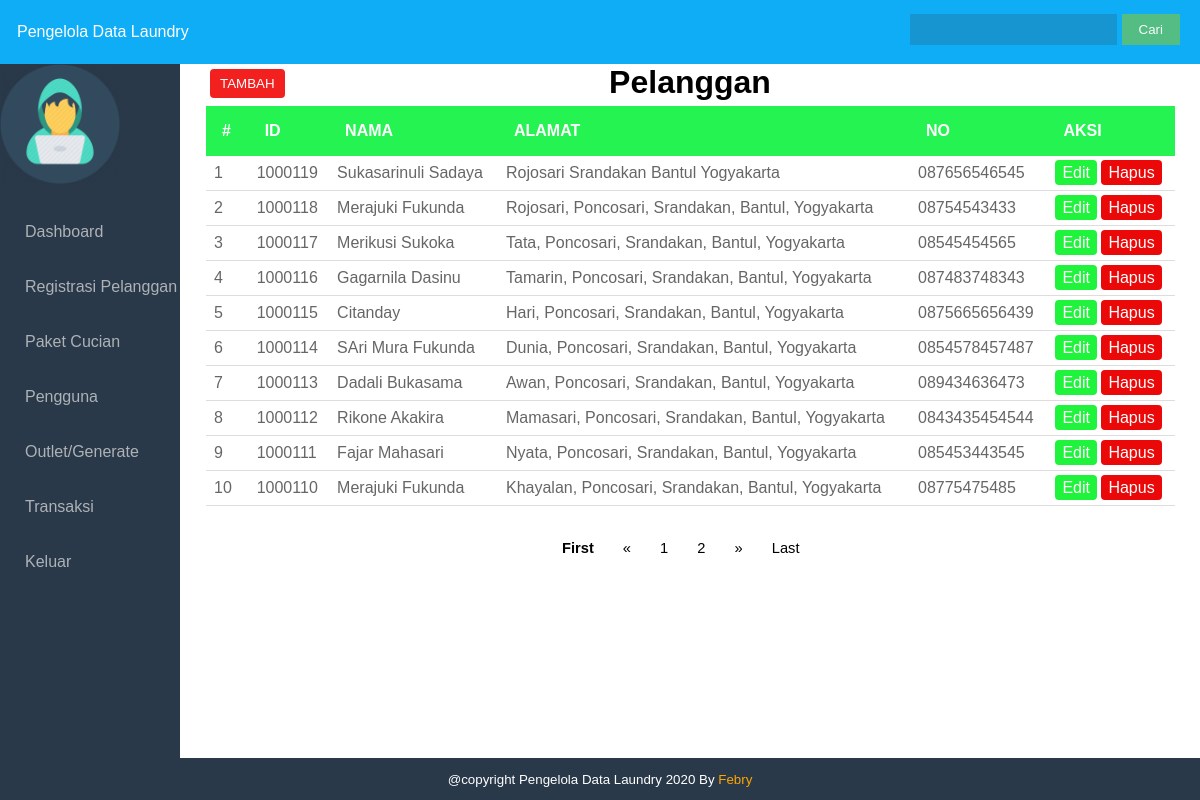
Page /laundry/admin/pelanggan.php?id_pelanggan=1000114 (signed in) on the earlier database version.
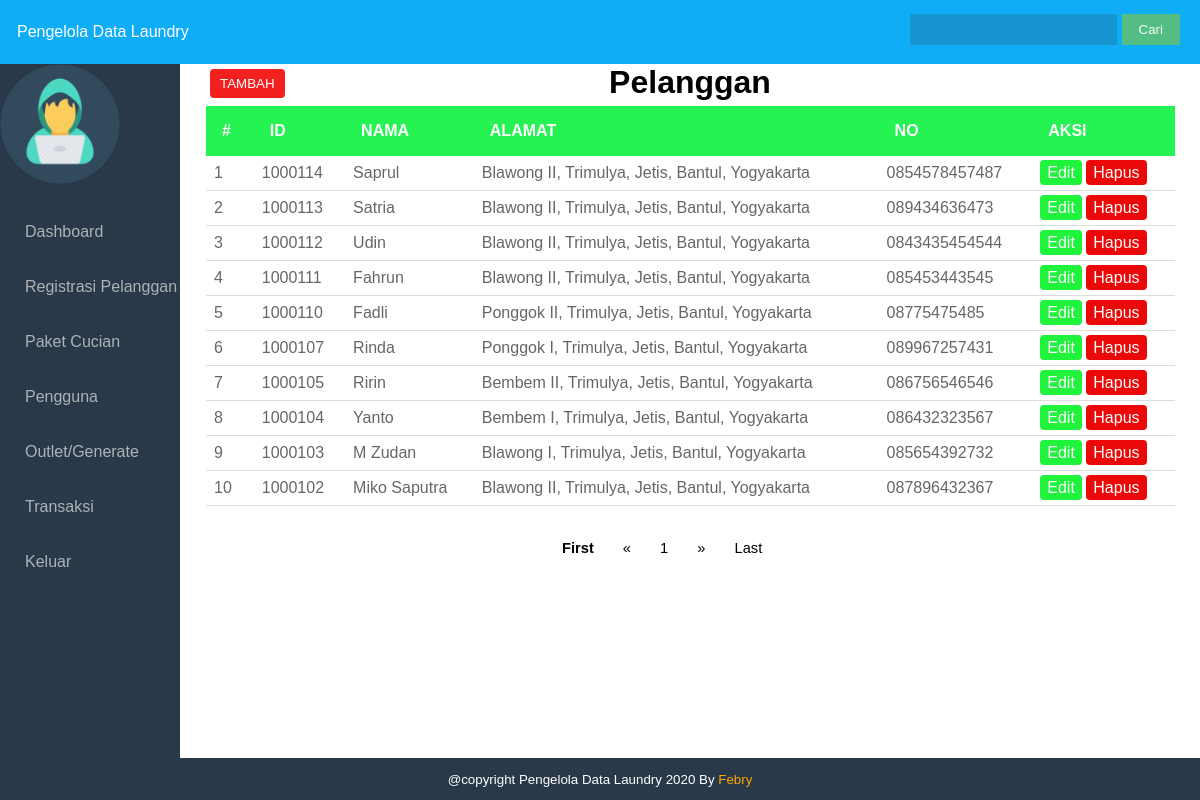
Same page on the later database version.
### tables this page shows
CREATE TABLE `pelanggan` (
  `id_pelanggan` int(11) NOT NULL,
  `nama` varchar(30) NOT NULL,
  `alamat` varchar(60) NOT NULL,
  `tlpn` varchar(15) NOT NULL
);

### laundry/admin/pelanggan.php (the view, shortened to what this page needs)
<?php
    include 'security.php';
?>
<!DOCTYPE html>
<html>
<head>
    <link rel="stylesheet" type="text/css" href="style.css">
</head>
<body>
    <div class="wrapper">
        <div class="header">
            <?php include 'header.php'; ?>
        </div>
        <div class="badan">
            <div class="sidebar">
                <?php include 'sidebar.php'; ?>
            </div>
        <div class="content">
        <h1>Pelanggan</h1>
        <a href="#tambah" style="margin-left: 30px"><button class="btn-tambah">TAMBAH</button></a>
        <table class="table-line">
                <thead>
                    <tr>
                        <th>#</th>
                        <th>id</th>
                        <th>Nama</th>
                        <th>Alamat</th>
                        <th>NO</th>
                        <th>Aksi</th>
                    </tr>
                </thead>
                <tbody>
                <?php
                    $page = (isset($_GET['page']))? $_GET['page'] : 1;
                    $limit = 10;
                  $limit_start = ($page - 1) * $limit;
                    $no = $limit_start + 1;
                    $cari = $_POST['cari'];
                    if($cari != ''){
                        $result  = mysqli_query($koneksi, "SELECT * FROM pelanggan WHERE id_pelanggan LIKE '%$cari%' OR nama  LIKE '%$cari%'OR alamat LIKE '%$cari%' OR tlpn LIKE '%$cari%' LIMIT ".$limit_start.",".$limit." ");
                        }
                    else{
                        $result = mysqli_query($koneksi,"SELECT * FROM pelanggan ORDER BY pelanggan.id_pelanggan DESC LIMIT  ".$limit_start.",".$limit." ");
                        }
                    if(mysqli_num_rows($result)){
                    while($isi = mysqli_fetch_array($result) ){
                        ?>
                        <tr>
                            <td><?= $no++?></td>
                            <td><?= $isi['id_pelanggan']; ?></td>
                            <td><?= $isi['nama']; ?></td>
                            <td><?= $isi['alamat']; ?></td>
                            <td><?= $isi['tlpn']; ?></td>
                            <td>
                                <a href="pelanggan.php?id_pelanggan=<?php echo $isi['id_pelanggan']; ?>#edit"  value="id_pelanggan=<?= $isi['id_pelanggan']?>" class="btn-edit" >Edit</a>
                                <a role="button" href="pelanggan.php?id_pelanggan=<?php echo $isi['id_pelanggan']; ?>&act=delete" class="btn-hapus">Hapus</a>
                            </td>
                        </tr>
                    <?php }
                    }
                    else{
                        echo "<tr><td colspan='6'><p style='text-align: center'>Data Tidak Ditemukan</p></td></tr>";
                        }
                        ?>
                    </tbody>
                </table>
        <nav class="nav-button">
        <ul>
            <?php
                if($page == 1){
                ?>
                <li><a style="font-weight: bold;">First</a></li>
                <li><a href="#">&laquo;</a></li>
                <?php
                }else{
                $link_prev = ($page > 1)? $page - 1 : 1;
                ?>
                <li><a href="pelanggan.php?page=1">First</a></li>
                <li><a href="pelanggan.php?page=<?php echo $link_prev; ?>">&laquo;</a></li>
                <?php
                }
                ?>
                <?php
                $sql_jml = mysqli_query($koneksi, "SELECT COUNT(*) AS jumlah FROM pelanggan");
                $get_jumlah = mysqli_fetch_array($sql_jml);
                $jumlah_page = ceil($get_jumlah['jumlah'] / $limit);
                $jumlah_number = 3;
                $start_number = ($page > $jumlah_number)? $page - $jumlah_number : 1;
                $end_number = ($page < ($jumlah_page - $jumlah_number))? $page + $jumlah_number : $jumlah_page;
                for($i = $start_number; $i <= $end_number; $i++){
                $link_active = ($page == $i)? ' class="active"' : '';
                ?>
                <li <?php echo $link_active; ?>><a href="pelanggan.php?page=<?php echo $i; ?>"><?php echo $i; ?></a></li>
                <?php
                }
                ?>
                <?php
                if($page == $jumlah_page){
                ?>
                <li><a href="#">&raquo;</a></li>
                <li><a href="#">Last</a></li>
                <?php
                }else{
                $link_next = ($page < $jumlah_page)? $page + 1 : $jumlah_page;
                ?>
                <li><a href="pelanggan.php?page=<?php echo $link_next; ?>">&raquo;</a></li>
                <li><a href="pelanggan.php?page=<?php echo $jumlah_page; ?>">Last</a></li>
                <?php
                }
                ?>
            </ul>
        </nav>
            </div>
        <div class="footer">
            <p> @copyright Pengelola Data Laundry 2020 By<a target="_blank" href="https://www.instagram.com/official_febryardyansyah/" style="text-decoration:none; color:orange"> Febry</a></p>
        </div>
    </div>
</body>
</html>

Differences in the rows shown:
removed pelanggan: id_pelanggan "1000119", nama "Sukasarinuli Sadaya", alamat "Rojosari Srandakan Bantul Yogyakarta", tlpn "087656546545"
removed pelanggan: id_pelanggan "1000118", nama "Merajuki Fukunda", alamat "Rojosari, Poncosari, Srandakan, Bantul, Yogyakarta", tlpn "08754543433"
removed pelanggan: id_pelanggan "1000117", nama "Merikusi Sukoka", alamat "Tata, Poncosari, Srandakan, Bantul, Yogyakarta", tlpn "08545454565"
removed pelanggan: id_pelanggan "1000116", nama "Gagarnila Dasinu", alamat "Tamarin, Poncosari, Srandakan, Bantul, Yogyakarta", tlpn "087483748343"
removed pelanggan: id_pelanggan "1000115", nama "Citanday", alamat "Hari, Poncosari, Srandakan, Bantul, Yogyakarta", tlpn "0875665656439"
changed pelanggan id 1000114: nama "SAri Mura Fukunda" → "Saprul"; alamat "Dunia, Poncosari, Srandakan, Bantul, Yogyakarta" → "Blawong II, Trimulya, Jetis, Bantul, Yogyakarta"
changed pelanggan id 1000113: nama "Dadali Bukasama" → "Satria"; alamat "Awan, Poncosari, Srandakan, Bantul, Yogyakarta" → "Blawong II, Trimulya, Jetis, Bantul, Yogyakarta"
changed pelanggan id 1000112: nama "Rikone Akakira" → "Udin"; alamat "Mamasari, Poncosari, Srandakan, Bantul, Yogyakarta" → "Blawong II, Trimulya, Jetis, Bantul, Yogyakarta"
changed pelanggan id 1000111: nama "Fajar Mahasari" → "Fahrun"; alamat "Nyata, Poncosari, Srandakan, Bantul, Yogyakarta" → "Blawong II, Trimulya, Jetis, Bantul, Yogyakarta"
changed pelanggan id 1000110: nama "Merajuki Fukunda" → "Fadli"; alamat "Khayalan, Poncosari, Srandakan, Bantul, Yogyakarta" → "Ponggok II, Trimulya, Jetis, Bantul, Yogyakarta"
now on this page (row edited): pelanggan: id_pelanggan "1000107", nama "Rinda", alamat "Ponggok I, Trimulya, Jetis, Bantul, Yogyakarta", tlpn "089967257431"
now on this page (row edited): pelanggan: id_pelanggan "1000105", nama "Ririn", alamat "Bembem II, Trimulya, Jetis, Bantul, Yogyakarta", tlpn "086756546546"
now on this page (row edited): pelanggan: id_pelanggan "1000104", nama "Yanto", alamat "Bembem I, Trimulya, Jetis, Bantul, Yogyakarta", tlpn "086432323567"
now on this page (row edited): pelanggan: id_pelanggan "1000103", nama "M Zudan", alamat "Blawong I, Trimulya, Jetis, Bantul, Yogyakarta", tlpn "085654392732"
now on this page (row edited): pelanggan: id_pelanggan "1000102", nama "Miko Saputra", alamat "Blawong II, Trimulya, Jetis, Bantul, Yogyakarta", tlpn "087896432367"
Other differences:
list line gone: "2"
